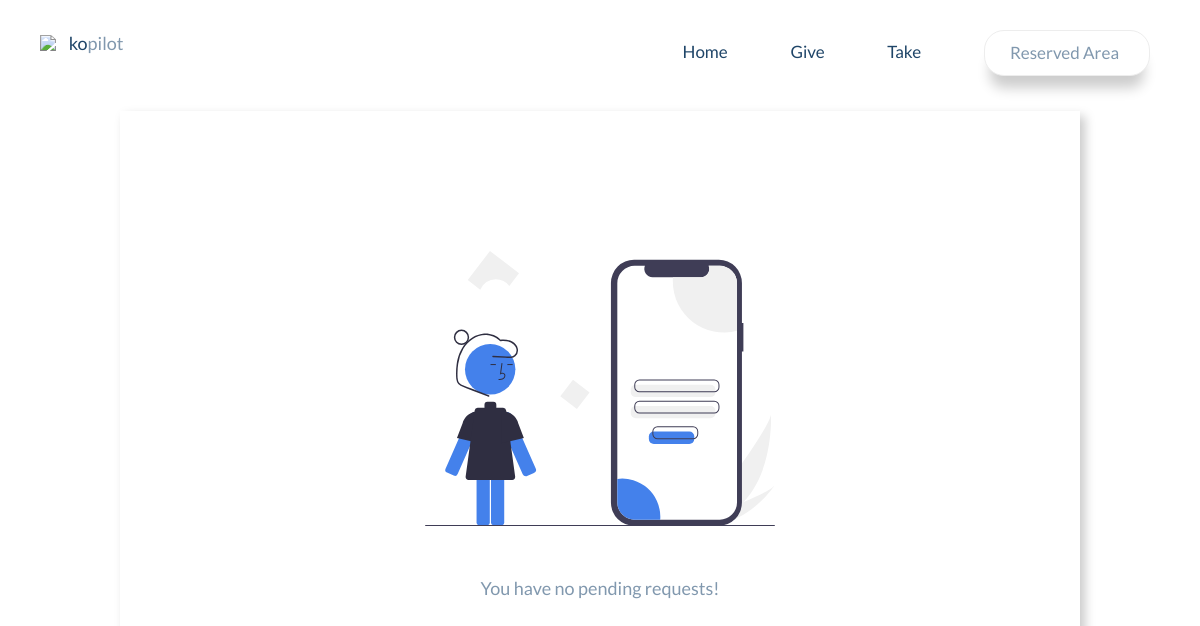
Before: /requests (signed in) with the older database file.
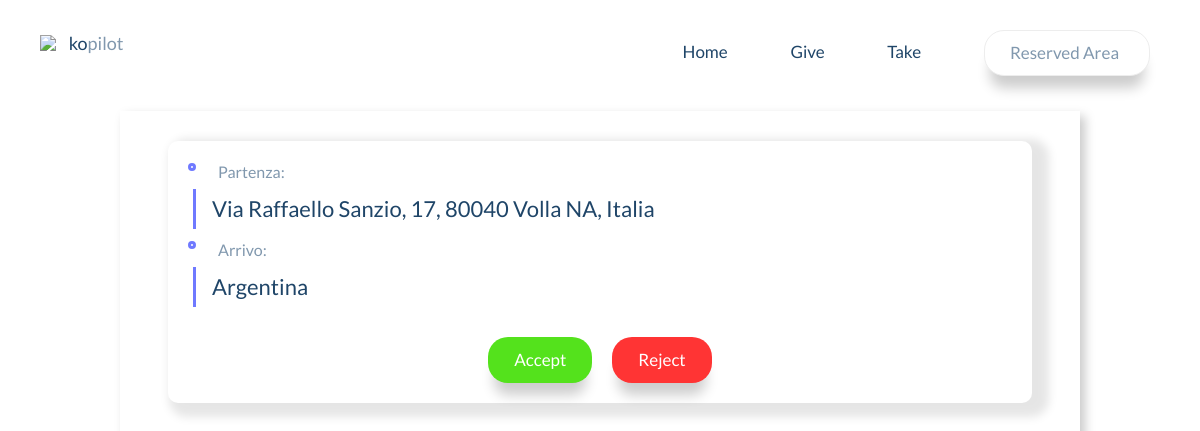
After: the same page with the newer database file.
### tables this page shows
CREATE TABLE RichiestePassaggio (
    idRichiestaPassaggio INTEGER PRIMARY KEY AUTOINCREMENT,
    _idViaggio INTEGER,
    _idUtente INTEGER,
    indirizzoPartenzaRider TEXT NOT NULL,
    indirizzoArrivo TEXT NOT NULL,
    lat_Arrivo REAL NOT NULL,
    lon_Arrivo REAL NOT NULL,
    Stato TEXT DEFAULT 'In Attesa', -- puÃ² essere Accettato / Rifiutato
    FOREIGN KEY (_idUtente) REFERENCES Utenti(idUtente),
    FOREIGN KEY (_idViaggio) REFERENCES Viaggi(idViaggio) ON DELETE CASCADE
);

### app.py (the view)
@app.route("/requests") # if this path is specified in the URL
def requests():
    is_user_authenticated = request.cookies.get('auth') == 'true'
    if not is_user_authenticated:
        return redirect(url_for('index'))       # is redirected to the index
    notifications = get_notifications()         # notifications of the logged in user are retrieved
    return render_template("requests.html", notifications = notifications)

### function.py (called while the page is built)
def connect(db):
    connetion = sqlite3.connect(db)         # creates a connection to the SQLITE database name passed as an argument
    connetion.row_factory = sqlite3.Row     # the row type is set as an object of type sqlite3.Row
    return connetion                        # the connection thus created is returned

### templates/requests.html (shortened to what this page needs)
<!DOCTYPE html>
<html lang="en" lang="en">
  <head>
    <link rel="stylesheet" href="https://cdnjs.cloudflare.com/ajax/libs/twitter-bootstrap/3.3.7/css/bootstrap.min.css">
    <link rel="stylesheet" href="static/css/style.css">
    <link rel="stylesheet" href="static/css/requests.css">
    <link href="https://cdn.jsdelivr.net/npm/remixicon@3.6.0/fonts/remixicon.css" rel="stylesheet">
  </head>
  <body>
    <header class="header">
        <div class="container header__container">
          <div class="header__logo"><img class="header__img" src="https://image.ibb.co/kcVou6/path3000.png">
            <h1 class="header__title">ko<span class="header__light">pilot</span></h1>
          </div>
          <div class="header__menu">
            <nav id="navbar" class="header__nav collapse">
              <ul class="header__elenco">
                <li class="header__el"><a href="/home" class="header__link">Home</a></li>
                <li class="header__el"><a href="/give" class="header__link">Give</a></li>
                <li class="header__el"><a href="/take" class="header__link">Take</a></li>
                <li class="header__el header__el--blue"><a class="btn btn--white" id="signin">Reserved Area<i class="ri-arrow-down-s-line" style="padding-left: 0.5rem;"></i></a>
                </li>
              </ul>
            </nav>
          </div>
        </div>
    </header>
    <section id="content">
        {% if notifications %}
          <div class="container-cards">
            {% for notify in notifications %}
            <div class="response-card" id="richiesta_{{ notify.idRichiestaPassaggio }}">
              <div class="timeline-content">
                <ul>
                  <li>
                    <span> Partenza:</span>
                    <h3>{{ notify.indirizzoPartenzaRider }}</h3>
                  </li>
                  <li>
                    <span> Arrivo:</span>
                    <h3>{{ notify.indirizzoArrivo }}</h3>
                  </li>
                </ul>
              </div>
              <div class="card-btn">
                <div class="btn-padd">
                  <a class="btn btn--green btn--width" onclick="acceptRide('{{ notify.idRichiestaPassaggio }}')">Accept</a>
                </div>
                <div class="btn-padd">
                  <a class="btn btn--red btn--width" onclick="rejectRide('{{ notify.idRichiestaPassaggio }}')">Reject</a>
                </div>
              </div>
            </div>
            {% endfor %}
          </div>
        {% else %}
          <div class="img-placeholder">
            <img src="static/img/log.svg">
            <p id="placeholder-p"> You have no pending requests!</p>
          </div>
        {% endif %}
    </section>
  </body>
</html>

Changed rows visible on the page:
added RichiestePassaggio: indirizzoPartenzaRider "Via Raffaello Sanzio, 17, 80040 Volla NA, Italia", indirizzoArrivo "Argentina"
Other visible differences:
text no longer shown: "You have no pending requests!"
